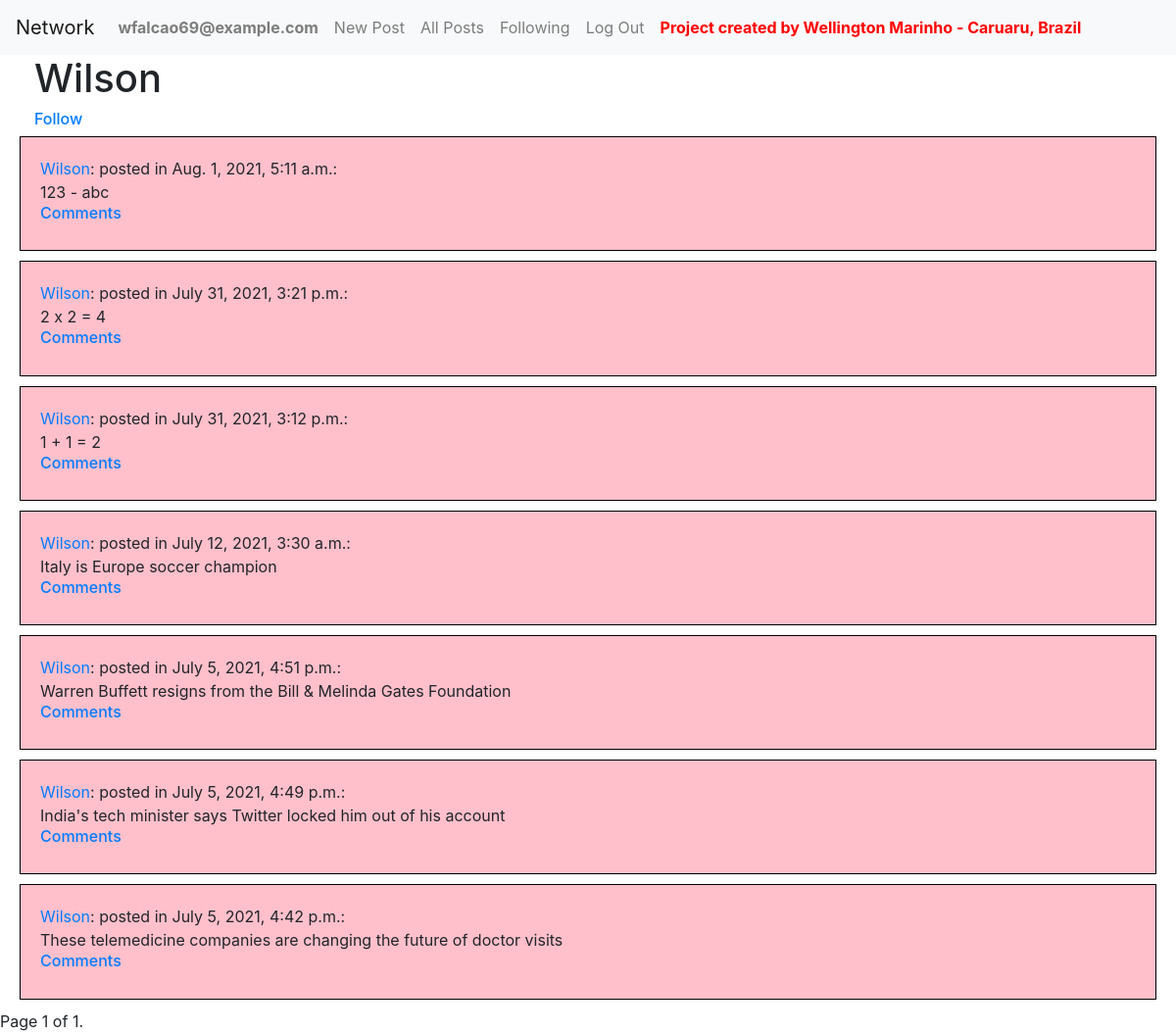
Page /profile/5 (signed in) on the committed database.
### network/models.py (models this page shows, shortened)
class User(AbstractUser):
    pass

class Post(models.Model):
    content = models.CharField(max_length=264)
    time_of_creation = models.DateTimeField(default=timezone.now)
    creator = models.ForeignKey(User, on_delete=models.CASCADE, related_name="posts")
    now = datetime.now()

### network/views.py (the view)
# urls.py: path("profile/<int:creator_id>", views.profile, name="profile"),
def profile(request, creator_id):
    username = request.user.username
    user = User.objects.get(username=username)
    user2 = User.objects.get(id=creator_id)
    post_list = Post.objects.filter(creator=user2)
    post_list = post_list.order_by("-time_of_creation").all()
    paginator = Paginator(post_list, 10) # Show 10 contacts per page.
    page_number = request.GET.get('page',)
    page_obj = paginator.get_page(page_number)
    wells = Follower.objects.all().filter(user=user)
    cont = 0
    for well in wells:
        if well.following == user2:
            cont = cont + 1
    return render(request, 'network/profile.html', {'page_obj': page_obj, 'user': user, 'user2': user2, "cont": cont})

### network/templates/network/profile.html (shortened to what this page needs)
{% extends "network/layout.html" %}
{% block body %}
        <h1 style="margin-left: 35px;">{{ user2.username }}</h1>
        {% if cont != 0 %}
            <h6><a style="margin-left: 35px;" href="{% url 'follower_del' user2.id %}">Stop Following</a></h6>
        {% else %}
            <h6><a style="margin-left: 35px;" href="{% url 'follower_add' user2.id %}">Follow</a></h6>
        {% endif %}
        {% for post in page_obj %}
            <div class="well">
              <a href="{% url 'profile' post.creator.id %}">{{ post.creator }}</a>: posted in {{ post.time_of_creation }}: <br> {{ post.content }} <br>
              <h6><a href="{% url 'comment' post.id %}">Comments</a></h6>
            </div>
        {% endfor %}
        <div class="pagination">
            <span class="step-links">
                <span class="current">
                    Page {{ page_obj.number }} of {{ page_obj.paginator.num_pages }}.
                </span>
            </span>
        </div>
{% endblock %}

### network/templates/network/layout.html (shortened to what this page needs)
{% load static %}
<!DOCTYPE html>
<html lang="en">
    <head>
        <link rel="stylesheet" href="https://stackpath.bootstrapcdn.com/bootstrap/4.4.1/css/bootstrap.min.css">
        <link href="{% static 'network/styles.css' %}" rel="stylesheet">
    </head>
    <body>
        <nav class="navbar navbar-expand-lg navbar-light bg-light">
            <a class="navbar-brand" href="#">Network</a>
            <div>
              <ul class="navbar-nav mr-auto">
                {% if user.is_authenticated %}
                    <li class="nav-item">
                        <a class="nav-link" href="#"><strong>{{ user.username }}</strong></a>
                    </li>
                {% endif %}
                <li class="nav-item">
                  <a class="nav-link" href="{% url 'index' %}">New Post</a>
                </li>
                <li class="nav-item">
                  <a class="nav-link" href="{% url 'all_posts' %}">All Posts</a>
                </li>
                {% if user.is_authenticated %}
                    <li class="nav-item">
                        <a class="nav-link" href="{% url 'follower_index' %}">Following</a>
                    </li>
                    <li class="nav-item">
                        <a class="nav-link" href="{% url 'logout' %}">Log Out</a>
                    </li>
                {% endif %}
                <li class="nav-item">
                    <a class="nav-link" href="#"><strong style="color: red;">Project created by Wellington Marinho - Caruaru, Brazil</strong></a>
                </li>
              </ul>
            </div>
          </nav>
        <div class="body">
            {% block body %}
            {% endblock %}
        </div>
    </body>
</html>

### network/templates/network/layout.html (style rules this page uses)
.well { background-color: pink; border: 1px solid black; padding: 20px; margin-bottom: 10px; margin-left: 20px; margin-right: 20px; }

### rows in the picture
User: username "wfalcao69@example.com"
User: username "Wilson"
Post: creator "Wilson", time_of_creation "Aug. 1, 2021, 5:11 a.m.", content "123 - abc"
Post: creator "Wilson", time_of_creation "July 31, 2021, 3:21 p.m.", content "2 x 2 = 4"
Post: creator "Wilson", time_of_creation "July 31, 2021, 3:12 p.m.", content "1 + 1 = 2"
Post: creator "Wilson", time_of_creation "July 12, 2021, 3:30 a.m.", content "Italy is Europe soccer champion"
Post: creator "Wilson", time_of_creation "July 5, 2021, 4:51 p.m.", content "Warren Buffett resigns from the Bill & Melinda Gates Foundation"
Post: creator "Wilson", time_of_creation "July 5, 2021, 4:49 p.m.", content "India's tech minister says Twitter locked him out of his account"
Post: creator "Wilson", time_of_creation "July 5, 2021, 4:42 p.m.", content "These telemedicine companies are changing the future of doctor visits"

### other values in the picture
{{ page_obj.number }} "1"
{{ page_obj.paginator.num_pages }} "1"
